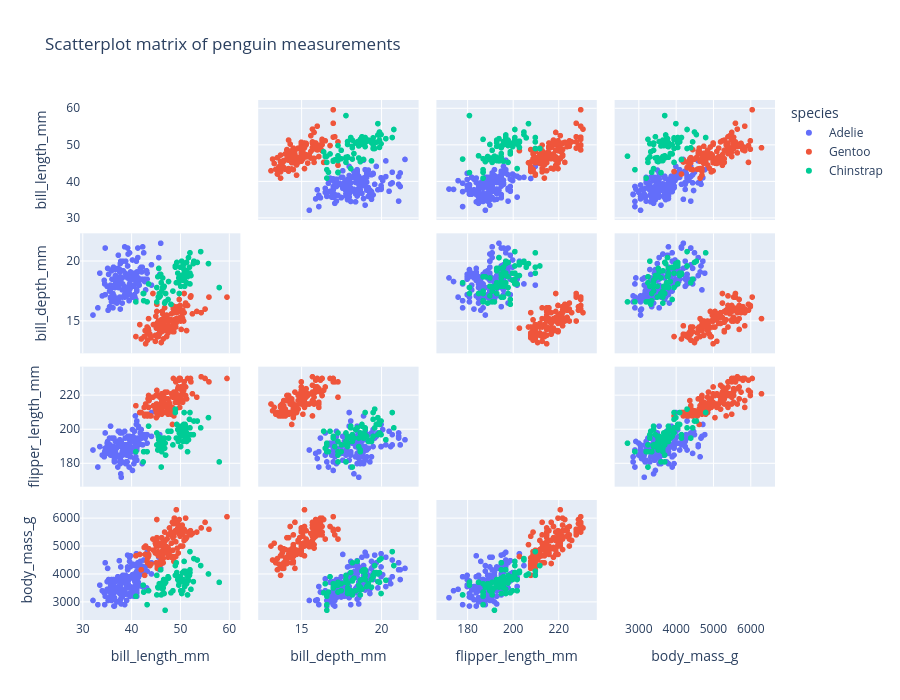

The notebook cell this image was saved under:
### Markdown cell above
Click and drag directly on the plot to zoom into a specific stretch of the year, then use the range slider at the bottom to fine-tune what you're looking at. Try zooming into late June through early July, a period commonly associated with summer travel delays. Does the data support that, or does the real spike show up somewhere you didn't expect? This kind of back-and-forth, zoom in, look, zoom back out, try a different range, is exactly the kind of exploration that a static chart can't offer.

## 4. Multivariate patterns with linked brushing

Lab 6 used `sns.pairplot()` for a static, all-at-once overview of several variable pairs. Plotly's equivalent, `px.scatter_matrix()`, adds one important capability for free: **linked brushing**. Select points in any one panel, and the same rows highlight across every other panel simultaneously, with no extra code required.

### Code cell
splom_vars = ["bill_length_mm", "bill_depth_mm", "flipper_length_mm", "body_mass_g"]

#TODO: Create a scatterplot matrix of the penguin measurements, colored by species
fig = px.scatter_matrix(
    
title="Scatterplot matrix of penguin measurements"
)

fig.update_traces(diagonal_visible=False)
fig.update_layout(height=700)
fig.show()
